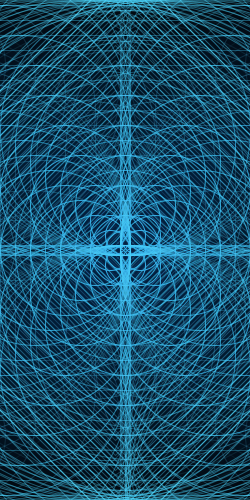
Frame 1 (no input)
Frame 60 (the mouse pressed at the canvas centre just before this capture): identical to frame 1, image omitted
Frame 120 (the mouse held since frame 60 and released just before this capture): identical to frame 1, image omitted

The Processing sketch that drew this single still picture (run headless with seeded random() and noise(); from frame 60 on, the mouse is pressed at the canvas centre):

// Processing sketch: processing_32205
// ── processing_32205.pde

int xPos = -125;
int yPos = 0;

int xPos2 = 365;
int yPos2 = 0;
int xPos3 = -125;
int yPos3 = 490;
int xPos4 = 365;
int yPos4 = 490;
int xPos5 = 120;
int yPos5 = 245;
int yPos6 = 245;
int xPos7 = 120;
int xPos8 = 120;
int yPos8 = 245;
int xCPos = 125;
int yCPos = 250;
int xCPos2 = 125;
int yCPos2 = 250;

int quadXPos1 = 115;
int quadYPos1 = 240;
int quadXPos2 = 135;
int quadYPos2 = 260;
int quadXPos3 = 135;
int quadYPos3 = 260;
int quadXPos4 = 115;
int quadYPos4 = 240;

int quad2XPos1 = 135;
int quad2YPos1 = 260;
int quad2XPos2 = 115;
int quad2YPos2 = 240;
int quad2XPos3 = 115;
int quad2YPos3 = 240;
int quad2XPos4 = 135;
int quad2YPos4 = 260;

int quad3XPos1 = 135; 
int quad3YPos1 = 240; //225
int quad3XPos2 = 135; //275
int quad3YPos2 = 240;
int quad3XPos3 = 115; 
int quad3YPos3 = 260; //275
int quad3XPos4 = 115; //225
int quad3YPos4 = 260;

int quad4XPos1 = 115;
int quad4YPos1 = 260;
int quad4XPos2 = 115;
int quad4YPos2 = 260;
int quad4XPos3 = 135;
int quad4YPos3 = 240;
int quad4XPos4 = 135;
int quad4YPos4 = 240;

int quad5XPos1 = 125;
int quad5YPos1 = 250;
int quad5XPos2 = 125;
int quad5YPos2 = 250;
int quad5XPos3 = 125;
int quad5YPos3 = 250;
int quad5XPos4 = 125;
int quad5YPos4 = 250;

int shapeSize = 10;
int count = 0;
int trans = 255;
int trans2 = 20;

void setup(){
  size(250, 500);
  background(2);
  fill(0,90,212,2);
  smooth();
  fill(0,90,212,2);
  rectMode(CENTER);
  frameRate(10);
}

void draw(){
  
  while (count<20){
    stroke(77,218,255,trans2);
    ellipse (125,250,shapeSize,shapeSize);
    fill(0,90,212,5);
    rect (125,250,shapeSize,shapeSize);
    noFill();
    quad (quadXPos1,quadYPos1,quadXPos2,quadYPos2,quadXPos3,quadYPos3,quadXPos4,quadYPos4);
    quad (quad2XPos1,quad2YPos1,quad2XPos2,quad2YPos2,quad2XPos3,quad2YPos3,quad2XPos4,quad2YPos4);
    quad (quad3XPos1,quad3YPos1,quad3XPos2,quad3YPos2,quad3XPos3,quad3YPos3,quad3XPos4,quad3YPos4);
    quad (quad4XPos1,quad4YPos1,quad4XPos2,quad4YPos2,quad4XPos3,quad4YPos3,quad4XPos4,quad4YPos4);
    quad (quad5XPos1,quad5YPos1,quad5XPos2,quad5YPos2,quad5XPos3,quad5YPos3,quad5XPos4,quad5YPos4);

     quadXPos1 = quadXPos1;
     quadYPos1 = quadYPos1 -15;
     quadXPos2 = quadXPos2 +15;
     quadYPos2 = quadYPos2;
     quadXPos3 = quadXPos3;
     quadYPos3 = quadYPos3 +15;
     quadXPos4 = quadXPos4 -15;
     quadYPos4 = quadYPos4;
     
     quad2XPos1 = quad2XPos1;
     quad2YPos1 = quad2YPos1 -15;
     quad2XPos2 = quad2XPos2 +15;
     quad2YPos2 = quad2YPos2;
     quad2XPos3 = quad2XPos3;
     quad2YPos3 = quad2YPos3 +15;
     quad2XPos4 = quad2XPos4 -15;
     quad2YPos4 = quad2YPos4;
     
     quad3XPos1 = quad3XPos1;
     quad3YPos1 = quad3YPos1 -15;
     quad3XPos2 = quad3XPos2 +15;
     quad3YPos2 = quad3YPos2;
     quad3XPos3 = quad3XPos3;
     quad3YPos3 = quad3YPos3 +15;
     quad3XPos4 = quad3XPos4 -15;
     quad3YPos4 = quad3YPos4;
     
     quad4XPos1 = quad4XPos1;
     quad4YPos1 = quad4YPos1 -15;
     quad4XPos2 = quad4XPos2 +15;
     quad4YPos2 = quad4YPos2;
     quad4XPos3 = quad4XPos3;
     quad4YPos3 = quad4YPos3 +15;
     quad4XPos4 = quad4XPos4 -15;
     quad4YPos4 = quad4YPos4;
     
     quad5XPos1 = quad5XPos1;
     quad5YPos1 = quad5YPos1 -15;
     quad5XPos2 = quad5XPos2 +15;
     quad5YPos2 = quad5YPos2;
     quad5XPos3 = quad5XPos3;
     quad5YPos3 = quad5YPos3 +15;
     quad5XPos4 = quad5XPos4 -15;
     quad5YPos4 = quad5YPos4;
     
     noFill();
     
    ellipseMode(CORNER);
    ellipse (xPos,yPos,shapeSize,shapeSize);
    ellipse (xPos2,yPos2,shapeSize,shapeSize);
    ellipse (xPos3,yPos3,shapeSize,shapeSize);
    ellipse (xPos4,yPos4,shapeSize,shapeSize);
    ellipseMode(CENTER);
    stroke(77,218,255,trans);
    ellipse (125,250,shapeSize,shapeSize);
    ellipse (xCPos,250,shapeSize,shapeSize);
    ellipse (xCPos2,250,shapeSize,shapeSize);
    ellipse (125,yCPos,shapeSize,shapeSize);
    ellipse (125,yCPos2,shapeSize,shapeSize);
    ellipseMode(CORNER);
    ellipse (xPos5,yPos5,shapeSize,shapeSize);
    ellipse (xPos5,yPos6,shapeSize,shapeSize);
    ellipse (xPos7,yPos5,shapeSize,shapeSize);
    ellipse (xPos8,yPos8,shapeSize,shapeSize);
     
    shapeSize = shapeSize+30;
    trans = trans - 15;
    trans2 = trans2 + 5;
    xPos2 = xPos2 - 30;
    yPos3 = yPos3 - 30;
    xPos4 = xPos4 - 30;
    yPos4 = yPos4 - 30;
    yPos6 = yPos6 - 30;
    xPos7 = xPos7 - 30;
    xPos8 = xPos8 - 30;
    yPos8 = yPos8 - 30;
    xCPos = xCPos + 15;
    yCPos = yCPos + 15;
    xCPos2 = xCPos2 - 15;
    yCPos2 = yCPos2 - 15;
     
    count++;
  }
  xPos = xPos + 100;
  shapeSize = 10;

  
  if(xPos>500){
    xPos = xPos + 15;
    yPos = yPos + 70;
    xPos = 0;
    
  }
  if(yPos>500){
    xPos=0;
    yPos=0;
  }

}
